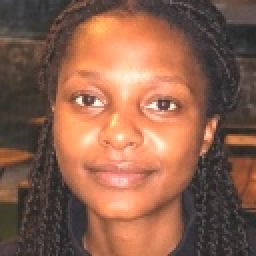
#> input picture data/images/augmented/peggy/peggy_neutral_brightness.jpg, 128 x 128 px (shown 2 times larger)
$ python train_face_model.py
#> lines starting #> are read from the running program, lines starting #| are printed output that depends on the picture
### src/image_pipeline.py
"""Task 2 - Image data collection and processing.

Steps for every member photo in data/images/raw/<member>/<member>_<expression>.jpg:
    1. load (respecting the phone's EXIF rotation)
    2. find the face and crop it (OpenCV Haar cascade), resize to 128x128
    3. make 4 augmented copies: rotation, horizontal flip, grayscale, brightness
    4. extract features from the original + every copy
       - HOG       : face shape / edges         (324 values)
       - LBP hist  : skin & texture pattern      (10 values)
       - colour    : 8-bin histogram per channel (24 values)
    5. save all rows to data/cleaned_data/image_features.csv

Run directly:  python src/image_pipeline.py
"""
from __future__ import annotations

import sys
from pathlib import Path

import cv2
import numpy as np
import pandas as pd
from PIL import Image, ImageOps
from skimage.feature import hog, local_binary_pattern

sys.path.insert(0, str(Path(__file__).resolve().parent))
import config as C  # noqa: E402

_FACE_CASCADE = cv2.CascadeClassifier(cv2.data.haarcascades + "haarcascade_frontalface_default.xml")

AUGMENTATIONS = ["rotate_15", "flip", "grayscale", "brightness"]


# ------------------------------------------------------------------ discovery
def parse_image_name(path: Path, member: str) -> str:
    """'peggy_smiling.jpg' -> 'smiling'  ('peggy_smiling_2.jpg' -> 'smiling')."""
#> called with member = 'peggy'
    stem = path.stem.lower()
    for expr in C.EXPRESSIONS:
        if expr in stem:
            return expr
    return stem.replace(f"{member}_", "")  # unknown expression name: keep it as is


def list_raw_images() -> pd.DataFrame:
    """One row per raw photo: member, expression, path."""
    rows = []
    for member in C.MEMBERS:
        folder = C.IMG_RAW_DIR / member
        if not folder.exists():
            continue
        for p in sorted(folder.iterdir()):
            if p.suffix.lower() in C.IMAGE_EXTS:
                rows.append({"member": member, "expression": parse_image_name(p, member), "path": p})
#> pass 2 of the loop in list_raw_images, `for member in C.MEMBERS:`:
    return pd.DataFrame(rows, columns=["member", "expression", "path"])


# [9 lines left out: function missing_images_report, not called in this run]


# ------------------------------------------------------------------ loading / face crop
def load_image(path: str | Path) -> np.ndarray:
    """Load as RGB uint8. exif_transpose fixes phone photos that are stored sideways."""
    img = ImageOps.exif_transpose(Image.open(path)).convert("RGB")
#> img is the input picture: PIL image 128x128 RGB; mean R, G, B 140.7, 96.9, 76.9
    return np.asarray(img)


def detect_and_crop_face(rgb: np.ndarray, size: int = C.IMG_SIZE) -> tuple[np.ndarray, bool]:
    """Return (face crop resized to size x size, face_found).

    The biggest detected face is used, with a 20% margin so the chin/forehead are kept.
    If no face is found we fall back to a centre square crop, so the pipeline never breaks.
    """
#> called with size = 128
    h, w = rgb.shape[:2]
#> h = 128; w = 128
    scale = 800 / max(h, w) if max(h, w) > 800 else 1.0          # faster detection on big photos
#> scale = 1
    small = cv2.resize(rgb, (int(w * scale), int(h * scale))) if scale < 1 else rgb
    gray = cv2.cvtColor(small, cv2.COLOR_RGB2GRAY)
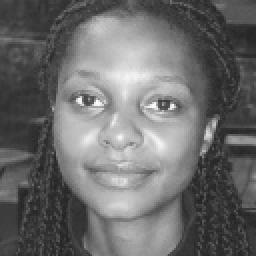
#> gray: shape (128, 128) (shown 2 times larger); min 33, max 251, mean 107.7
    faces = _FACE_CASCADE.detectMultiScale(gray, scaleFactor=1.1, minNeighbors=5, minSize=(60, 60))
#> faces = [[18, 19, 90, 90]]

    if len(faces):
        x, y, fw, fh = max(faces, key=lambda f: f[2] * f[3])
#> x = 18; y = 19; fw = 90; fh = 90
        x, y, fw, fh = [int(v / scale) for v in (x, y, fw, fh)]
        m = int(0.2 * max(fw, fh))
#> m = 18
        x0, y0 = max(0, x - m), max(0, y - m)
#> x0 = 0; y0 = 1
        x1, y1 = min(w, x + fw + m), min(h, y + fh + m)
#> x1 = 126; y1 = 127
        crop, found = rgb[y0:y1, x0:x1], True
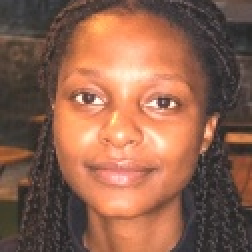
#> crop: shape (126, 126, 3) (shown 2 times larger); mean R, G, B 142.3, 97.9, 77.5
#> found = True
    else:
        s = min(h, w)
        y0, x0 = (h - s) // 2, (w - s) // 2
        crop, found = rgb[y0:y0 + s, x0:x0 + s], False

    return cv2.resize(crop, (size, size), interpolation=cv2.INTER_AREA), found


# ------------------------------------------------------------------ augmentation
def augment(face: np.ndarray) -> dict[str, np.ndarray]:
    """4 augmented copies of one face crop (all stay RGB 128x128)."""
    h, w = face.shape[:2]
    rot = cv2.getRotationMatrix2D((w / 2, h / 2), 15, 1.0)
    gray = cv2.cvtColor(face, cv2.COLOR_RGB2GRAY)
    return {
        # head slightly tilted
        "rotate_15": cv2.warpAffine(face, rot, (w, h), borderMode=cv2.BORDER_REFLECT),
        # mirror image (faces are roughly symmetric, so this is still the same person)
        "flip": cv2.flip(face, 1),
        # colour removed: forces the model not to rely only on skin/background colour
        "grayscale": cv2.cvtColor(gray, cv2.COLOR_GRAY2RGB),
        # brighter + more contrast: simulates different lighting
        "brightness": cv2.convertScaleAbs(face, alpha=1.2, beta=25),
    }


# ------------------------------------------------------------------ features
def extract_features(face: np.ndarray) -> dict[str, float]:
    gray = cv2.cvtColor(face, cv2.COLOR_RGB2GRAY)

    # HOG: 32x32-pixel cells -> 4x4 grid, 2x2-cell blocks, 9 orientations = 3*3*4*9 = 324 values.
    # Large cells keep the vector small (we only have tens of images).
    hog_vec = hog(gray, orientations=9, pixels_per_cell=(32, 32), cells_per_block=(2, 2),
                  block_norm="L2-Hys", feature_vector=True)

    # LBP (uniform, 8 neighbours, radius 1) -> 10-bin normalised histogram of texture codes
    lbp = local_binary_pattern(gray, P=8, R=1, method="uniform")
    lbp_hist, _ = np.histogram(lbp, bins=np.arange(11), density=True)

    # Colour: 8-bin normalised histogram per RGB channel
    color = []
    for ch in range(3):
        hist, _ = np.histogram(face[..., ch], bins=8, range=(0, 256))
        color.extend(hist / hist.sum())

    feats = {f"hog_{i}": float(v) for i, v in enumerate(hog_vec)}
    feats.update({f"lbp_{i}": float(v) for i, v in enumerate(lbp_hist)})
    feats.update({f"color_{c}_{i}": float(color[k * 8 + i]) for k, c in enumerate("rgb") for i in range(8)})
    return feats


# [4 lines left out: function image_to_features, not called in this run]


# ------------------------------------------------------------------ full run
def build_image_features(save_augmented: bool = True, verbose: bool = True) -> pd.DataFrame:
    raw = list_raw_images()
    if raw.empty:
        raise FileNotFoundError(f"No images found under {C.IMG_RAW_DIR}. See README 'How to add your data'.")

    rows = []
    for r in raw.itertuples():
        face, found = detect_and_crop_face(load_image(r.path))
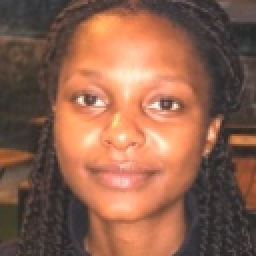
#> face: shape (128, 128, 3) (shown 2 times larger); mean of channels 0, 1, 2 142.1, 97.7, 77.4; drawn as R, G, B
#> found = True
        if verbose and not found:
            print(f"  ! no face detected in {r.path.name} -> used centre crop")
        variants = {"original": face, **augment(face)}
#> in augment, `gray = cv2.cvtColor(face, cv2.COLOR_RGB2GRAY)`:
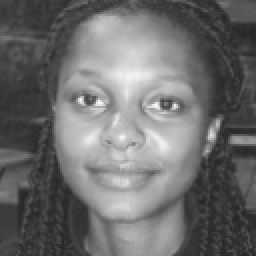
#> gray: shape (128, 128) (shown 2 times larger); min 37, max 249, mean 108.7
        source = f"{r.member}/{r.path.name}"
        for aug_name, img in variants.items():
            if save_augmented and aug_name != "original":
                out = C.IMG_AUG_DIR / r.member / f"{r.path.stem}_{aug_name}.jpg"
                out.parent.mkdir(parents=True, exist_ok=True)
                Image.fromarray(img).save(out, quality=95)
            rows.append({"member": r.member, "expression": r.expression, "augmentation": aug_name,
                         "source_image": source, "face_detected": int(found), **extract_features(img)})
#> this loop made 5 passes
#> aug_name on passes 1 to 5: 'original', 'rotate_15', 'flip', 'grayscale', 'brightness'
#> pass 1, in extract_features, `lbp = local_binary_pattern(gray, P=8, R=1, method="uniform")`:
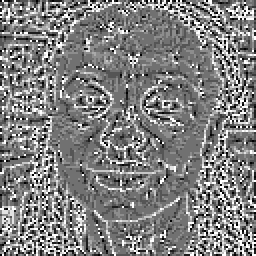
#> lbp: shape (128, 128) float64 (shown 2 times larger); min 0, max 9, mean 4.54; drawn with min black and max white
#> pass 2, in build_image_features, `Image.fromarray(img).save(out, quality=95)`:
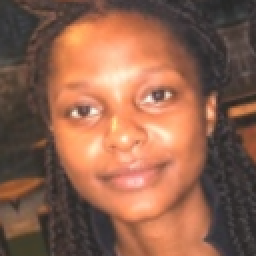
#> saved as peggy_neutral_brightness_rotate_15.jpg: PIL image 128x128 RGB (shown 2 times larger); mean R, G, B 143.4, 98.3, 77.5
#> pass 2, in extract_features (call 2), `lbp = local_binary_pattern(gray, P=8, R=1, method="uniform")`:
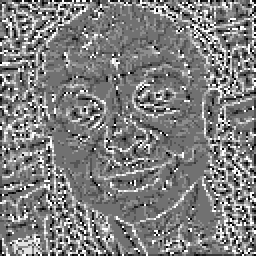
#> lbp: shape (128, 128) float64 (shown 2 times larger); min 0, max 9, mean 4.47; drawn with min black and max white
#> after the loop, rows = 5 items
#> pass 2 of the loop in build_image_features, `for r in raw.itertuples():`:
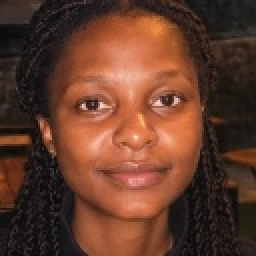
#> input picture data/images/augmented/peggy/peggy_neutral_flip.jpg, 128 x 128 px (shown 2 times larger)
#> in load_image, img is the input picture: PIL image 128x128 RGB; mean R, G, B 100.2, 59.9, 43.3
#> crop: shape (127, 126, 3)
#> in augment (call 2), `gray = cv2.cvtColor(face, cv2.COLOR_RGB2GRAY)`:
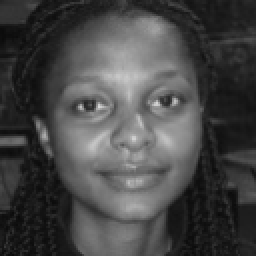
#> gray: shape (128, 128) (shown 2 times larger); min 10, max 216, mean 70.6
#> the loop in build_image_features, `for aug_name, img in variants.items():` made 5 passes
#> pass 2, in extract_features (call 7), `lbp = local_binary_pattern(gray, P=8, R=1, method="uniform")`:
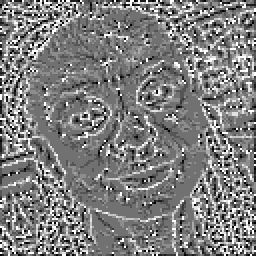
#> lbp: shape (128, 128) float64 (shown 2 times larger); min 0, max 9, mean 4.49; drawn with min black and max white
#> after the loop in build_image_features, `for aug_name, img in variants.items():`: rows = 10 items

    df = pd.DataFrame(rows)
#> df = table of 10 rows and 363 columns
    C.IMAGE_FEATURES_CSV.parent.mkdir(parents=True, exist_ok=True)
    df.to_csv(C.IMAGE_FEATURES_CSV, index=False)
    if verbose:
        print(f"{len(raw)} photos x {1 + len(AUGMENTATIONS)} versions = {len(df)} rows, "
              f"{df.shape[1] - 5} features -> {C.IMAGE_FEATURES_CSV}")
#| 2 photos x 5 versions = 10 rows, 358 features -> data/cleaned_data/image_features.csv
    return df


# [5 lines that do not run on import are left out]

### src/identity_model.py
"""Shared training / decision logic for the two identity models (face and voice).

Both models answer the same question - "which team member is this, and are we sure?" -
so they use the same recipe:

* Candidate models: Logistic Regression (with feature scaling) and Random Forest.
* Honest validation: StratifiedGroupKFold grouped by the ORIGINAL file. All augmented
  copies of one photo/recording are always in the same fold, so the model is never
  tested on a rotated copy of a photo it trained on (that would inflate the scores).
* Metrics: accuracy, macro F1, log loss (+ confusion matrix), on out-of-fold predictions.
* Open-set rejection (needed for the "unauthorized attempt"):
    1. confidence threshold - the top probability must be >= threshold
    2. novelty detector     - LocalOutlierFactor flags inputs that look like nobody
                              in the training data (a stranger)
  A closed-set classifier always names *some* member, so without these two checks a
  stranger would always be "recognised" as someone.
"""
from __future__ import annotations

import numpy as np
import pandas as pd
from sklearn.base import clone
from sklearn.ensemble import RandomForestClassifier
from sklearn.linear_model import LogisticRegression
from sklearn.metrics import accuracy_score, confusion_matrix, f1_score, log_loss
from sklearn.model_selection import StratifiedGroupKFold
from sklearn.neighbors import LocalOutlierFactor
from sklearn.pipeline import make_pipeline
from sklearn.preprocessing import StandardScaler

from config import DEFAULT_THRESHOLD, RANDOM_STATE

META_COLS = {"member", "expression", "phrase", "augmentation", "source_image", "source_file", "face_detected"}


def feature_columns(df: pd.DataFrame) -> list[str]:
    return [c for c in df.columns if c not in META_COLS]


# [5 lines left out: function candidate_models, not called in this run]


def novelty_detector(n_rows: int):
    return make_pipeline(StandardScaler(), LocalOutlierFactor(n_neighbors=max(2, min(10, n_rows - 1)), novelty=True))


# [41 lines left out: functions _n_splits, cross_validate_model, scores, choose_threshold, not called in this run]


def train_identity_model(df: pd.DataFrame, group_col: str, verbose: bool = True) -> dict:
    feats = feature_columns(df)
    X, y, groups = df[feats], df["member"], df[group_col]
    classes = sorted(y.unique())
    if len(classes) < 2:
        raise ValueError("Need data from at least 2 members to train an identity model.")

    # 1) compare candidates with grouped cross-validation
    results, oof = [], {}
    for name, model in candidate_models().items():
        proba, novel = cross_validate_model(model, X, y, groups, classes)
        oof[name] = (proba, novel)
        results.append({"model": name, **scores(y, proba, classes)})
    table = pd.DataFrame(results).sort_values(["f1_macro", "log_loss"], ascending=[False, True])
    best = table.iloc[0]["model"]
    proba, novel = oof[best]

    # 2) decision rule, measured on the same out-of-fold predictions
    threshold = choose_threshold(y, proba, classes)
    pred = np.array(classes)[proba.argmax(1)]
    accepted = (proba.max(1) >= threshold) & ~novel
    genuine_accept = float(np.mean(accepted & (pred == y.values)))
    wrong_member_accept = float(np.mean(accepted & (pred != y.values)))

    # 3) refit on everything for the final saved model
    final = clone(candidate_models()[best]).fit(X, y)
    train_scores = scores(y, final.predict_proba(X), list(final.classes_))
    nov = novelty_detector(len(X)).fit(X)

    bundle = {
        "model": final, "novelty": nov, "features": feats, "classes": list(final.classes_),
        "threshold": threshold, "model_name": best,
        "cv_table": table.reset_index(drop=True),
        "cv_scores": table.iloc[0].drop("model").to_dict(),
        "train_scores": train_scores,
        "oof_proba": proba, "oof_true": y.values, "oof_novel": novel,
        "confusion": confusion_matrix(y, pred, labels=classes),
        "genuine_accept_rate": genuine_accept,
        "wrong_member_accept_rate": wrong_member_accept,
        "n_rows": len(df), "n_sources": groups.nunique(), "n_folds": _n_splits(y, groups),
    }
    if verbose:
        print_summary(bundle)
    return bundle


# [36 lines left out: functions print_summary, save_bundle, identify, not called in this run]

### src/train_face_model.py
"""Task 4 - Facial Recognition Model.

Reads data/cleaned_data/image_features.csv (from src/image_pipeline.py), trains and
evaluates the face model, saves models/face_model.joblib.

    python src/train_face_model.py            # use the existing features file
    python src/train_face_model.py --rebuild  # re-run the image pipeline first
"""
import argparse
import sys
from pathlib import Path

import pandas as pd

sys.path.insert(0, str(Path(__file__).resolve().parent))
import config as C  # noqa: E402
from identity_model import identify, save_bundle, train_identity_model  # noqa: E402


def check_unauthorized(bundle) -> None:
    """Show that stranger images in data/images/unauthorized/ are rejected."""
    from image_pipeline import image_to_features
    files = [p for p in sorted(C.IMG_UNAUTH_DIR.glob("*")) if p.suffix.lower() in C.IMAGE_EXTS]
    if not files:
        print("\n(no images in data/images/unauthorized/ - add one to test rejection)")
        return
    print("\nUnauthorized images:")
    for p in files:
        X, _ = image_to_features(p)
        r = identify(bundle, X)
        print(f"  {p.name:<30} -> {'ACCEPTED as ' + r['member'] if r['accepted'] else 'REJECTED'} ({r['reason']})")


def main():
    ap = argparse.ArgumentParser()
    ap.add_argument("--rebuild", action="store_true", help="re-run image_pipeline first")
    args = ap.parse_args()

    if args.rebuild or not C.IMAGE_FEATURES_CSV.exists():
        from image_pipeline import build_image_features
        build_image_features()

    df = pd.read_csv(C.IMAGE_FEATURES_CSV)
#> df = table of 10 rows and 363 columns
    print("=== Facial Recognition Model ===")
    bundle = train_identity_model(df, group_col="source_image")
    save_bundle(bundle, C.FACE_MODEL_PATH)
    print(f"\nSaved -> {C.FACE_MODEL_PATH}")
    check_unauthorized(bundle)


if __name__ == "__main__":
#> (the run stopped early here; a loop or call above may not have finished)
